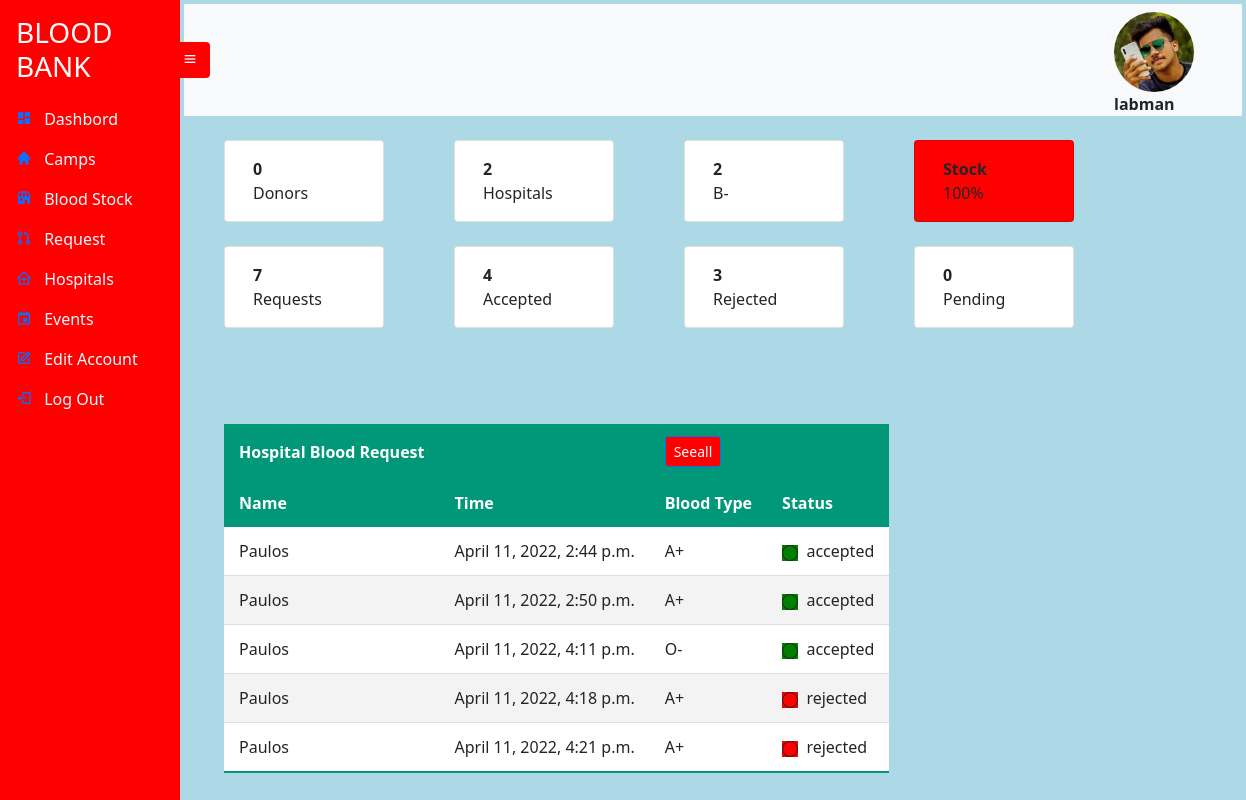
The app's page /bbdashbord/notall (signed in) with its own data.
### UserAccount/models.py (models this page shows, shortened)
class UserRegistration(models.Model):
    User_id = models.UUIDField(default=uuid.uuid4, unique=True,
                          primary_key=True, editable=False)
    FirstName = models.CharField(max_length=20 , null=True , blank=True)
    LastName = models.CharField(max_length=20 , null=True , blank=True)
    Address_id = models.OneToOneField(Address , on_delete=models.CASCADE)
    Age = models.IntegerField(null=True , blank=True)
    Account_id = models.OneToOneField(Account , on_delete=models.CASCADE)
    ProfilePic= models.FileField(null=True, blank=True, upload_to='profilepic/', default="profilepic/defaultprofile.jpeg")

class Account(AbstractUser):
    Role = models.CharField(max_length=25, null=True , blank=True)

### Blood/models.py (models this page shows)
class Blood(models.Model):
    Blood_id = models.UUIDField(default=uuid.uuid4, unique=True,
                          primary_key=True, editable=False)
    Donor_id = models.ForeignKey(Donor , on_delete=models.SET_NULL, null=True , blank=True , unique=False)
    BloodGroup = models.CharField(max_length=20 ,  choices=blood_type)
    PackNo = models.CharField(max_length=20)
    RegDate = models.DateTimeField(auto_now_add=True)
    ExpDate = models.DateTimeField(max_length=10)
    QuantityOfBlood = models.CharField(max_length=4)

### Hospital/models.py (models this page shows)
class Hospital(models.Model):
    Hospital_id = models.UUIDField(default=uuid.uuid4, unique=True,
                          primary_key=True, editable=False)
    Username = models.CharField(max_length=20, null=True , blank=True)
    HospitalName = models.CharField(max_length=20, null=True , blank=True)
    Address_id = models.OneToOneField(Address, on_delete=models.CASCADE , null=True , blank=True)
    BranchNo= models.CharField(max_length=10)
    HospitalRepresentative = models.CharField(max_length=10)
    def __str__(self):
        return str(self.Hospital_id)

class BloodRequest(models.Model):
    Blood_Req_Id = models.UUIDField(default=uuid.uuid4, unique=True,
                          primary_key=True, editable=False)
    Hospital_id = models.ForeignKey(Hospital , null=True , on_delete= models.DO_NOTHING,blank=True , unique=False)
    Blood_id =   models.ForeignKey(Blood , null=True , on_delete=models.DO_NOTHING,blank=True , unique=False)
    Blood_Group = models.CharField(max_length=10 , choices=blood_type,  null=True , blank=True)
    Quantity = models.CharField(max_length=10 , null=True , blank=True)
    Request_Date = models.DateTimeField(auto_now_add=True , null=True , blank=True)
    Status = models.CharField(max_length=12 , null=True , blank= True , default='in progress')

### BBManager/views.py (the view)
# urls.py: path('bbdashbord/<type>',views.BBDashbord , name='bbdashbord'),
def BBDashbord(request , type):
    bloodcount=0  # total blood count
    bloodrequest_no = 0
    acceptedblood_request = 0
    rejectedblood_request = 0
    pendingblood_request = 0
    latest_blood=None   # latest added blood
    bloodrequest=None # for holding blood request object
    try:
        latest_blood = Blood.objects.last() # finding the last addeed blood form blood table
        bloodcount=len(Blood.objects.filter(BloodGroup=latest_blood.BloodGroup))
    except:
        latest_blood = None
    try:
        bloodrequest_no = BloodRequest.objects.all().count()
    except:
        bloodrequest_no = 0
    try:
        acceptedblood_request = len(BloodRequest.objects.filter(Status = 'accepted'))
    except:
        acceptedblood_request = 0
    try:
        rejectedblood_request = len(BloodRequest.objects.filter(Status = 'rejected'))
    except:
        rejectedblood_request = 0
    try:
        pendingblood_request = len(BloodRequest.objects.filter(Status = 'in progress'))
    except:
        pendingblood_request = 0
    try:
        if(type=='all'):
            bloodrequest = BloodRequest.objects.all()
        else:
            bloodrequest = BloodRequest.objects.all()[0:5]
    except:
        bloodrequest= None
    context={'donors_count': Donor.objects.count() ,
                   'hospitals_count': Hospital.objects.count(),
                   'recent_blood_count':bloodcount,
                   'recent_blood':latest_blood ,
                   'bloodrequest':bloodrequest,
                   'bloodrequest_no':bloodrequest_no,
                   'acceptedrequest':acceptedblood_request,
                   'rejectedrequest':rejectedblood_request,
                   'pendingrequest':pendingblood_request,
                   'hospitals':Hospital.objects.all(),
                   'account':Userstate(request)['account'],
                   'sender':'dashbord',
    }
    return render(request, 'bbmanager/dashbord.html' ,context)

### BBManager/views.py (called while the page is built)
def Userstate(request):  # for getting the state of the user
    state = request.user
    account = UserRegistration.objects.get(Account_id=state.id)
    context={'account':account}
    return context

### templates/bbmanager/dashbord.html
{% extends 'bbmanager/bbmanager.html' %}
{% block content %}
<br>
<div class="container">
  <div class="row" style="column-gap: 70px;">
    <div class="card" style="width: 10rem;">
      <div class="card-body">
        <p class="card-text"><b>{{ donors_count }}</b> <br>Donors</p>
      </div>
    </div>
    <div class="card" style="width: 10rem;">
      <div class="card-body">
        <p class="card-text"><b>{{ hospitals_count }}</b> <br>Hospitals</p>
      </div>
    </div>
    <div class="card" style="width: 10rem;">
      <div class="card-body">
        <p class="card-text"><b>{{ recent_blood_count }}</b> <br>{% if recent_blood %}
                                                                  {{ recent_blood.BloodGroup }}
                                                                {%  else %}
                                                                   Bloods
                                                                   {% endif %}
                                                                   </p>
      </div>
    </div>
    <div class="card" style="width: 10rem; background-color: red;">
      <div class="card-body">
        <p class="card-text"><b>Stock</b> <br>100%</p>
      </div>
    </div>
  </div>
  <br>
  <div class="row" style="column-gap: 70px;">
    <div class="card" style="width: 10rem;">
      <div class="card-body">
        <p class="card-text"><b>{{ bloodrequest_no }}</b> <br>Requests</p>
      </div>
    </div>
    <div class="card" style="width: 10rem;">
      <div class="card-body">
        <p class="card-text"><b>{{ acceptedrequest }}</b> <br>Accepted</p>
      </div>
    </div>
    <div class="card" style="width: 10rem;">
      <div class="card-body">
        <p class="card-text"><b>{{  rejectedrequest }}</b> <br>Rejected</p>
      </div>
    </div>
    <div class="card" style="width: 10rem;">
      <div class="card-body">
        <p class="card-text"><b>{{  pendingrequest }}</b> <br>Pending</p>
      </div>
    </div>
  </div>
</div>
<br>
<br>
<br>
<table class="styled-table">
   <thead>
        <tr>
          <th>Hospital  Blood  Request</th>
          <th></th>
          <th><a href="{% url 'bbdashbord' 'all' %}"><button type="button" class="btn btn-primary btn-sm" style= "background-color: red;">Seeall</button></a>
           </th>
           <th></th>
         </tr>
         <tr >
          <th>Name</th>
           <th>Time</th>
           <th>Blood Type</th>
           <th>Status</th>
       </tr>
   </thead>
{% include 'bbmanager/hospitalrequestlist.html' %}
<br>
{% endblock %}

### templates/bbmanager/bbmanager.html (shortened to what this page needs)
{% extends 'sidebarbase.html' %}
{% block content1 %}
    <div
      class="side-navbar active-nav d-flex justify-content-between flex-wrap flex-column"
      id="sidebar"
    >
      <ul class="nav flex-column text-white w-100">
        <a href="{% url 'bbdashbord' 'notall' %}" class="nav-link h3 text-white my-2">
          BLOOD BANK
        </a>
        <li class="nav-link">
          <i class="bx bxs-dashboard"></i>
          <span class="mx-2" ><a class="inner-anchor"  href="{% url 'bbdashbord' 'notall' %}"> Dashbord</a></span>
        </li>
        <li class="nav-link">
          <i class="bx bxs-home"></i>
          <span class="mx-2" ><a class="inner-anchor" href="{% url 'camps' 'notall' %}"> Camps</a></span>
        </li>
        <li class="nav-link">
          <i class="bx bxs-store"></i>
          <span class="mx-2" ><a class="inner-anchor" href="{% url 'bloodstock' %}"> Blood Stock</a></span>
        </li>
        <li class="nav-link">
          <i class="bx bx-git-pull-request"></i>
          <span class="mx-2" ><a class="inner-anchor" href="{% url 'hospitalrequest' 'notall' %}"> Request</a></span>
        </li>
        <li  class="nav-link">
          <i class="bx bx-clinic"></i>
          <span class="mx-2" ><a class="inner-anchor" href="{% url 'hospitals' 'notall' %}"> Hospitals</a></span>
        </li>
        <li class="nav-link">
          <i class="bx bx-calendar-event"></i>
          <span class="mx-2" ><a class="inner-anchor" href="{% url 'events' 'notall' %}"> Events</a></span>
        </li>
        <li class="nav-link">
          <i class="bx bx-edit"></i>
          <span class="mx-2" ><a class="inner-anchor" href="{% url 'editpassword'  %}"> Edit Account</a></span>
        </li>
        <li class="nav-link">
          <i class="bx bx-log-out"></i>
          <span class="mx-2" ><a class="inner-anchor" href="{% url 'logout' %}" > Log Out </a></span>
        </li>
      </ul>
    </div>
    <div class="p-1 my-container active-cont" style="background-color:lightblue">
      <nav class="navbar top-navbar navbar-light bg-light px-5">
        <a class="btn border-0" id="menu-btn"><i class="bx bx-menu"></i></a>
        <figure id="image">
          <img src="/static/images/{{ account.ProfilePic }}" style="height: 80px;
          width: 80px;
          border-radius: 50%; " >
          <figcaption><b>{{user.username}}</b></figcaption>
        </figure>
              </nav>
      {% block content %}
      {% endblock %}
{% endblock %}

### templates/bbmanager/hospitalrequestlist.html (shortened to what this page needs)
   <tbody>
    <br>
     {% if bloodrequest %}
     {% for br in bloodrequest %}
      <tr>
        {% if hospitals %}
        {% for hospital in hospitals %}
        {% if hospital.Hospital_id|slugify == br.Hospital_id|slugify  %}
        <td>{{hospital.HospitalName}}</td>
        {% endif %}
        {% endfor %}
        {% else %}
        <td>NOhospital</td>
        {% endif%}
        <td>{{ br.Request_Date }}</td>
        <td>{{  br.Blood_Group}}</td>
          {% if br.Status == 'in progress' %}
          <td><svg xmlns="http://www.w3.org/2000/svg" width="16" height="16" fill="currentColor" style="background-color: yellow;" class="bi bi-circle"  viewBox="0 0 16 16">
            <path d="M8 15A7 7 0 1 1 8 1a7 7 0 0 1 0 14zm0 1A8 8 0 1 0 8 0a8 8 0 0 0 0 16z"/>
          </svg>
          {% elif br.Status == 'accepted' %}
          <td><svg xmlns="http://www.w3.org/2000/svg" width="16" height="16" fill="currentColor" style="background-color: green;" class="bi bi-circle"  viewBox="0 0 16 16">
            <path d="M8 15A7 7 0 1 1 8 1a7 7 0 0 1 0 14zm0 1A8 8 0 1 0 8 0a8 8 0 0 0 0 16z"/>
          </svg>
          {% elif br.Status == 'rejected' %}
          <td><svg xmlns="http://www.w3.org/2000/svg" width="16" height="16" fill="currentColor" style="background-color: red;" class="bi bi-circle"  viewBox="0 0 16 16">
            <path d="M8 15A7 7 0 1 1 8 1a7 7 0 0 1 0 14zm0 1A8 8 0 1 0 8 0a8 8 0 0 0 0 16z"/>
          </svg>
          {% endif %}
          &nbsp;{{ br.Status }}</td>
     {% endfor %}
    {% endif %}
     </tbody>
 </table>
 <br>

### static/styles/sidebar.css (style rules this page uses)
* { margin: 0; padding: 0; box-sizing: border-box; }
body { min-height: 100vh; background-color: #fff; }
.side-navbar { width: 180px; height: 100%; position: fixed; margin-left: -300px; background-color: red; transition: 0.5s; }
.my-container { transition: 0.4s; }
.active-nav { margin-left: 0; }
.active-cont { margin-left: 180px; }
#menu-btn { background-color: red ; color: #fff; margin-left: -62px; }
#image { max-width: 300px; height: 80px; border-radius: 50%; top: 10px; right: 0px; }
.inner-anchor { color: aliceblue; text-decoration: black; }
.container { margin-left: 40px; }
.styled-table thead tr { background-color: #009879; color: #ffffff; text-align: left; }
.styled-table th, .styled-table td { padding: 12px 15px; }
.styled-table tbody tr { border-bottom: 1px solid #dddddd; }
.styled-table tbody tr:nth-of-type(even) { background-color: #f3f3f3; }
.styled-table tbody tr:last-of-type { border-bottom: 2px solid #009879; }
.styled-table { margin-left: 40px; }
.styled-table tbody { background-color: white; }

### records on screen
UserRegistration: ProfilePic (picture)
Account: username "labman"
Blood: BloodGroup "B-"
BloodRequest: Request_Date "April 11, 2022, 2:44 p.m.", Blood_Group "A+", Status "accepted"
Hospital: HospitalName "Paulos"
BloodRequest: Request_Date "April 11, 2022, 2:50 p.m.", Blood_Group "A+", Status "accepted"
BloodRequest: Request_Date "April 11, 2022, 4:11 p.m.", Blood_Group "O-", Status "accepted"
BloodRequest: Request_Date "April 11, 2022, 4:18 p.m.", Blood_Group "A+", Status "rejected"
BloodRequest: Request_Date "April 11, 2022, 4:21 p.m.", Blood_Group "A+", Status "rejected"

### other values on screen
{{ donors_count }} "0"
{{ hospitals_count }} "2"
{{ recent_blood_count }} "2"
{{ bloodrequest_no }} "7"
{{ acceptedrequest }} "4"
{{ rejectedrequest }} "3"
{{ pendingrequest }} "0"
